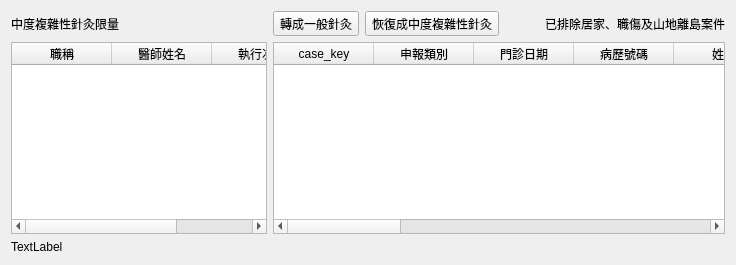
        <widget class="QWidget" name="tab_3">
         <attribute name="title">
          <string>中度複雜性針灸次數</string>
         </attribute>
         <layout class="QGridLayout" name="gridLayout_3">
          <item row="1" column="0">
           <widget class="QTableWidget" name="tableWidget_moderate_doctor">
            <property name="maximumSize">
             <size>
              <width>320</width>
              <height>16777215</height>
             </size>
            </property>
            <property name="editTriggers">
             <set>QAbstractItemView::NoEditTriggers</set>
            </property>
            <property name="selectionMode">
             <enum>QAbstractItemView::SingleSelection</enum>
            </property>
            <property name="selectionBehavior">
             <enum>QAbstractItemView::SelectRows</enum>
            </property>
            <column>
             <property name="text">
              <string>職稱</string>
             </property>
            </column>
            <column>
             <property name="text">
              <string>醫師姓名</string>
             </property>
            </column>
            <column>
             <property name="text">
              <string>執行次數</string>
             </property>
            </column>
           </widget>
          </item>
          <item row="1" column="1">
           <widget class="QTableWidget" name="tableWidget_moderate_case">
            <property name="editTriggers">
             <set>QAbstractItemView::NoEditTriggers</set>
            </property>
            <property name="selectionMode">
             <enum>QAbstractItemView::SingleSelection</enum>
            </property>
            <property name="selectionBehavior">
             <enum>QAbstractItemView::SelectRows</enum>
            </property>
            <column>
             <property name="text">
              <string>case_key</string>
             </property>
            </column>
            <column>
             <property name="text">
              <string>申報類別</string>
             </property>
            </column>
            <column>
             <property name="text">
              <string>門診日期</string>
             </property>
            </column>
            <column>
             <property name="text">
              <string>病歷號碼</string>
             </property>
            </column>
            <column>
             <property name="text">
              <string>姓名</string>
             </property>
            </column>
            <column>
             <property name="text">
              <string>就醫類別</string>
             </property>
            </column>
            <column>
             <property name="text">
              <string>卡序</string>
             </property>
            </column>
            <column>
             <property name="text">
              <string>療程</string>
             </property>
            </column>
            <column>
             <property name="text">
              <string>藥日</string>
             </property>
            </column>
            <column>
             <property name="text">
              <string>主診斷碼</string>
             </property>
            </column>
            <column>
             <property name="text">
              <string>診斷名稱</string>
             </property>
            </column>
            <column>
             <property name="text">
              <string>處置項目</string>
             </property>
            </column>
            <column>
             <property name="text">
              <string>主治醫師</string>
             </property>
            </column>
            <column>
             <property name="text">
              <string>診察費</string>
             </property>
            </column>
            <column>
             <property name="text">
              <string>處置費</string>
             </property>
            </column>
           </widget>
          </item>
          <item row="0" column="1">
           <layout class="QHBoxLayout" name="horizontalLayout_3">
            <item>
             <widget class="QToolButton" name="toolButton_acupuncture1">
              <property name="text">
               <string>轉成一般針灸</string>
              </property>
              <property name="icon">
               <iconset>
                <normaloff>../icons/down.svg</normaloff>../icons/down.svg</iconset>
              </property>
              <property name="toolButtonStyle">
               <enum>Qt::ToolButtonTextBesideIcon</enum>
              </property>
             </widget>
            </item>
            <item>
             <widget class="QToolButton" name="toolButton_complicated1">
              <property name="text">
               <string>恢復成中度複雜性針灸</string>
              </property>
              <property name="icon">
               <iconset>
                <normaloff>../icons/edit-undo.svg</normaloff>../icons/edit-undo.svg</iconset>
              </property>
              <property name="toolButtonStyle">
               <enum>Qt::ToolButtonTextBesideIcon</enum>
              </property>
             </widget>
            </item>
            <item>
             <spacer name="horizontalSpacer_4">
              <property name="orientation">
               <enum>Qt::Horizontal</enum>
              </property>
              <property name="sizeHint" stdset="0">
               <size>
                <width>40</width>
                <height>20</height>
               </size>
              </property>
             </spacer>
            </item>
            <item>
             <widget class="QLabel" name="label_4">
              <property name="text">
               <string>已排除居家、職傷及山地離島案件</string>
              </property>
             </widget>
            </item>
           </layout>
          </item>
          <item row="0" column="0">
           <widget class="QLabel" name="label_moderate_acupuncture_limit">
            <property name="text">
             <string>中度複雜性針灸限量</string>
            </property>
           </widget>
          </item>
          <item row="2" column="0" colspan="2">
           <widget class="QLabel" name="label_moderate_acupuncture">
            <property name="text">
             <string>TextLabel</string>
            </property>
           </widget>
          </item>
         </layout>
        </widget>
